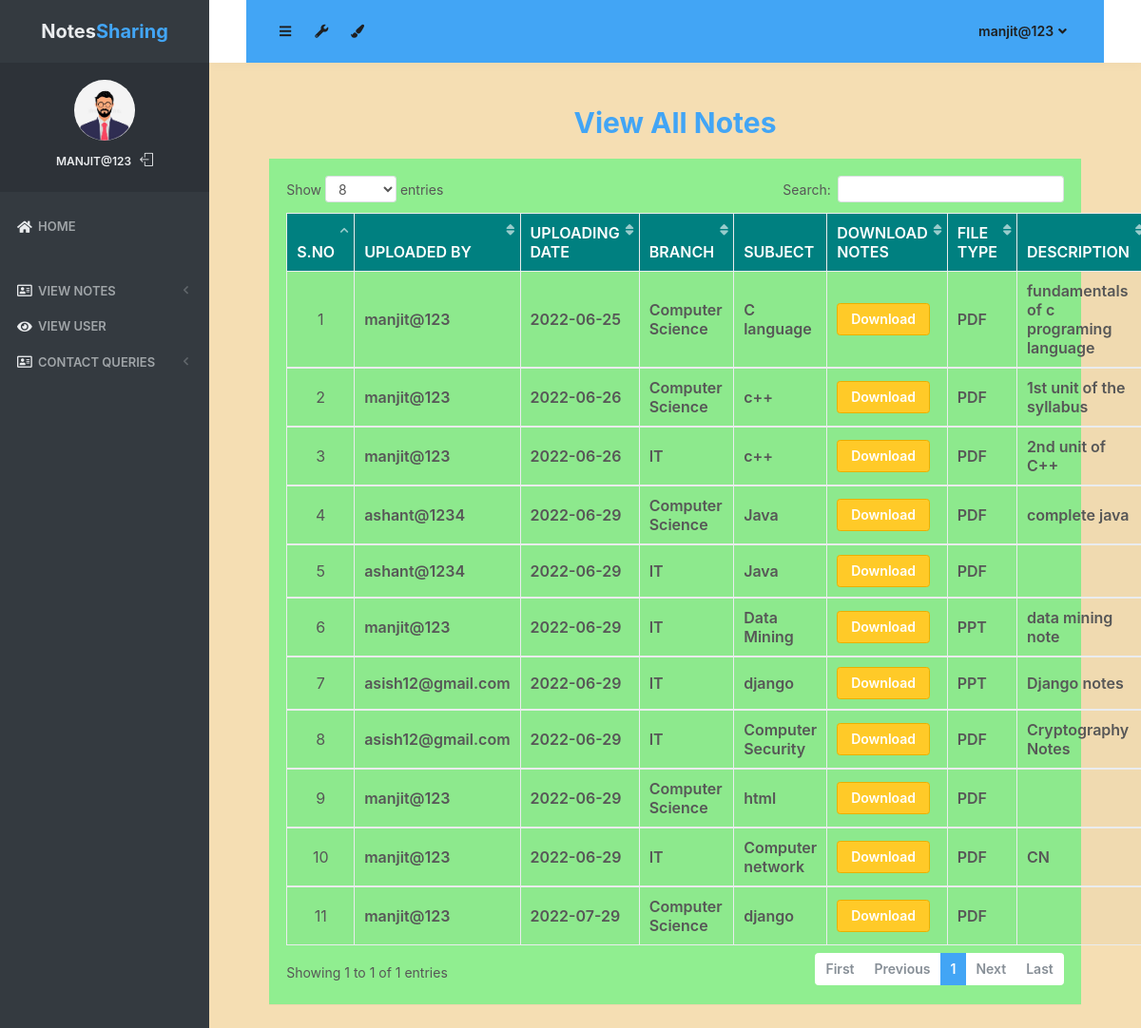
Screenshot of /all_notes (signed in) with the database file from the repository.
### notes/models.py (models this page shows, shortened)
class Notes(models.Model):
    user = models.ForeignKey(User,on_delete=models.CASCADE)
    uploadingdate = models.CharField(max_length=30)
    branch = models.CharField(max_length=30)
    subject = models.CharField(max_length=30)
    notesfile = models.FileField(null=True)
    filetype = models.CharField(max_length=30)
    description = models.CharField(max_length=200, null=True)
    status = models.CharField(max_length=15)

### notes/views.py (the view)
# urls.py: path('all_notes', all_notes, name='all_notes'),
def all_notes(request):
    if not request.user.is_authenticated:
        return redirect('login_admin')
    notes = Notes.objects.all()
    d = {'notes':notes}
    return render(request, 'all_notes.html',d)

### notes/templates/all_notes.html (shortened to what this page needs)
{% load static %}
<html lang="en" class="no-focus">
    <head>
        <link rel="stylesheet" href="{% static 'js/plugins/datatables/dataTables.bootstrap4.min.css' %}">
        <link rel="stylesheet" id="css-main" href="{% static 'css1/codebase.min.css' %}">
    </head>
    <body style="background-color:wheat;">
        <div id="page-container" class="sidebar-o sidebar-inverse side-scroll page-header-fixed main-content-narrow">
         {% include "sidebar.html" %}
            {% include "admin_nav.html" %}
            <main id="main-container"><br>
                <div class="content">
                    <h2 class="text-primary font-weight-bold text-center">View All Notes</h2>
                    <div class="block" style="background-color:lightgreen;">
                        <div class="block-content block-content-full">
                            <table class="table table-bordered table-striped table-vcenter js-dataTable-full-pagination" style="width:100%">
                                <thead class="text-white" style="background-color :teal;">
                                    <tr>
                                        <th class="text-center">S.No</th>
                                        <th class="d-none d-sm-table-cell">Uploaded By</th>
                                        <th class="d-none d-sm-table-cell">Uploading Date</th>
                                        <th class="d-none d-sm-table-cell">Branch</th>
                                        <th class="d-none d-sm-table-cell">Subject</th>
                                        <th class="d-none d-sm-table-cell">Download Notes</th>
                                        <th class="d-none d-sm-table-cell">File Type</th>
                                        <th class="d-none d-sm-table-cell">Description</th>
                                    </tr>
                                </thead>
                                {% for i in notes %}
                                <tbody>
                                    <tr>
                                        <td class="text-center">{{forloop.counter}}</td>
                                        <td class="font-w600">{{i.user.username}}</td>
					<td class="font-w600">{{i.uploadingdate}}</td>
					<td class="font-w600">{{i.branch}}</td>
					<td class="font-w600">{{i.subject}}</td>
					<td class="font-w600"><a href="{{i.notesfile.url}}" class="btn btn-warning" download>Download</a></td>
					<td class="font-w600">{{i.filetype}}</td>
					<td class="font-w600">{{i.description}}</td>
                                    </tr>
                                        {% endfor %}
                                </tbody>
                            </table>
                        </div>
                    </div>
                </div>
            </main>
        </div>
 <link rel="stylesheet" href="https://use.fontawesome.com/releases/v5.6.3/css/all.css">
    </body>
</html>

### notes/templates/sidebar.html (shortened to what this page needs)
{% load static %}
   <nav id="sidebar">
                <div id="sidebar-scroll">
                    <div class="sidebar-content">
                        <div class="content-header content-header-fullrow px-15">
                            <div class="content-header-section text-center align-parent sidebar-mini-hidden">
                                <div class="content-header-item">
                                    <a class="link-effect font-w700" href="{% url 'admin_home' %}">
                                           <span class="font-size-xl text-dual-primary-dark">Notes</span><span class="font-size-xl text-primary">Sharing</span>
                                    </a>
                                </div>
                            </div>
                        </div>
                        <div class="content-side content-side-full content-side-user px-10 align-parent">
                            <div class="sidebar-mini-hidden-b text-center">
                                <a class="img-link" href="be_pages_generic_profile.html">
                                    <img class="img-avatar" src="{% static 'img/avatars/logo1.jpg' %}" alt="">
                                </a>
                                <ul class="list-inline mt-10">
                                    <li class="list-inline-item">
                                        <a class="link-effect text-dual-primary-dark font-size-xs font-w600 text-uppercase" href="{% url 'admin_home' %}">{{ request.user.username }}</a>
                                    </li>
                                    <li class="list-inline-item">
                                        <a class="link-effect text-dual-primary-dark" href="{% url 'logout' %}">
                                            <i class="si si-logout"></i>
                                        </a>
                                    </li>
                                </ul>
                            </div>
                        </div>
                        <div class="content-side content-side-full">
                            <ul class="nav-main">
                                <li class="open">
                                    <a href="{% url 'admin_home' %}"><i class="fas fa-home"></i><span class="sidebar-mini-hide">Home</span></a>
                                </li>
                                <li class="nav-main-heading"><span class="sidebar-mini-visible">UI</span></li>
                                <li>
                                    <a class="nav-submenu" data-toggle="nav-submenu"><i class="far fa-address-card"></i>View Notes</a>
                                </li>
                                <li>
                                    <a  href="{% url 'view_users' %}"><i class="fas fa-eye"></i><span class="sidebar-mini-hide">View User</span></a>
                                </li>
                                <li>
                                    <a class="nav-submenu" data-toggle="nav-submenu"><i class="far fa-address-card"></i>Contact Queries</a>
                                </li>
                           </ul>
                        </div>
                    </div>
                </div>
            </nav>

### notes/templates/admin_nav.html (shortened to what this page needs)
{% load static %}
            <header id="page-header">
                <div class="content-header bg-primary">
                    <div class="content-header-section">
                        <button type="button" class="btn btn-circle btn-dual-secondary" data-toggle="layout" data-action="sidebar_toggle">
                            <i class="fa fa-navicon"></i>
                        </button>
                        <div class="btn-group" role="group">
                            <button type="button" class="btn btn-circle btn-dual-secondary" id="page-header-options-dropdown" data-toggle="dropdown" aria-haspopup="true" aria-expanded="false">
                                <i class="fa fa-wrench"></i>
                            </button>
                        </div>
                        <div class="btn-group" role="group">
                            <button type="button" class="btn btn-circle btn-dual-secondary" id="page-header-themes-dropdown" data-toggle="dropdown" aria-haspopup="true" aria-expanded="false">
                                <i class="fa fa-paint-brush"></i>
                            </button>
                        </div>
                    </div>
                    <div class="content-header-section">
                        <div class="btn-group" role="group">
                            <button type="button" class="btn btn-rounded btn-dual-secondary" id="page-header-user-dropdown" data-toggle="dropdown" aria-haspopup="true" aria-expanded="false">
                                {{ request.user.username}}<i class="fa fa-angle-down ml-5"></i>
                            </button>
                        </div>
                    </div>
                </div>
            </header>

### rows the page displays
Notes: user.username "manjit@123", uploadingdate "2022-06-25", branch "Computer Science", subject "C language", filetype "PDF", description "fundamentals of c programing language"
Notes: user.username "manjit@123", uploadingdate "2022-06-26", branch "Computer Science", subject "c++", filetype "PDF", description "1st unit of the syllabus"
Notes: user.username "manjit@123", uploadingdate "2022-06-26", branch "IT", subject "c++", filetype "PDF", description "2nd unit of C++"
Notes: user.username "ashant@1234", uploadingdate "2022-06-29", branch "Computer Science", subject "Java", filetype "PDF", description "complete java"
Notes: user.username "ashant@1234", uploadingdate "2022-06-29", branch "IT", subject "Java", filetype "PDF"
Notes: user.username "manjit@123", uploadingdate "2022-06-29", branch "IT", subject "Data Mining", filetype "PPT", description "data mining note"
Notes: user.username "asish12@gmail.com", uploadingdate "2022-06-29", branch "IT", subject "django", filetype "PPT", description "Django notes"
Notes: user.username "asish12@gmail.com", uploadingdate "2022-06-29", branch "IT", subject "Computer Security", filetype "PDF", description "Cryptography Notes"
Notes: user.username "manjit@123", uploadingdate "2022-06-29", branch "Computer Science", subject "html", filetype "PDF"
Notes: user.username "manjit@123", uploadingdate "2022-06-29", branch "IT", subject "Computer network", filetype "PDF", description "CN"
Notes: user.username "manjit@123", uploadingdate "2022-07-29", branch "Computer Science", subject "django", filetype "PDF"

### other values shown
{{ request.user.username }} "MANJIT@123"
{{ request.user.username }} "manjit@123"
